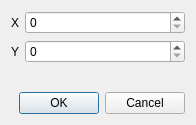
<?xml version="1.0" encoding="UTF-8"?>
<ui version="4.0">
 <class>SceneItemDialog</class>
 <widget class="QDialog" name="SceneItemDialog">
  <property name="geometry">
   <rect>
    <x>0</x>
    <y>0</y>
    <width>196</width>
    <height>125</height>
   </rect>
  </property>
  <property name="windowTitle">
   <string>Edit SceneItem</string>
  </property>
  <layout class="QVBoxLayout" name="verticalLayout">
   <item>
    <layout class="QFormLayout" name="formLayout">
     <property name="fieldGrowthPolicy">
      <enum>QFormLayout::AllNonFixedFieldsGrow</enum>
     </property>
     <item row="0" column="0">
      <widget class="QLabel" name="label_x">
       <property name="text">
        <string>X</string>
       </property>
      </widget>
     </item>
     <item row="0" column="1">
      <widget class="QSpinBox" name="ui_x">
       <property name="maximum">
        <number>2400</number>
       </property>
      </widget>
     </item>
     <item row="1" column="0">
      <widget class="QLabel" name="label_y">
       <property name="text">
        <string>Y</string>
       </property>
      </widget>
     </item>
     <item row="1" column="1">
      <widget class="QSpinBox" name="ui_y">
       <property name="maximum">
        <number>2400</number>
       </property>
      </widget>
     </item>
    </layout>
   </item>
   <item>
    <widget class="QDialogButtonBox" name="buttonBox">
     <property name="orientation">
      <enum>Qt::Horizontal</enum>
     </property>
     <property name="standardButtons">
      <set>QDialogButtonBox::Cancel|QDialogButtonBox::Ok</set>
     </property>
    </widget>
   </item>
  </layout>
 </widget>
 <resources/>
 <connections>
  <connection>
   <sender>buttonBox</sender>
   <signal>accepted()</signal>
   <receiver>SceneItemDialog</receiver>
   <slot>accept()</slot>
   <hints>
    <hint type="sourcelabel">
     <x>248</x>
     <y>254</y>
    </hint>
    <hint type="destinationlabel">
     <x>157</x>
     <y>274</y>
    </hint>
   </hints>
  </connection>
  <connection>
   <sender>buttonBox</sender>
   <signal>rejected()</signal>
   <receiver>SceneItemDialog</receiver>
   <slot>reject()</slot>
   <hints>
    <hint type="sourcelabel">
     <x>316</x>
     <y>260</y>
    </hint>
    <hint type="destinationlabel">
     <x>286</x>
     <y>274</y>
    </hint>
   </hints>
  </connection>
 </connections>
</ui>
